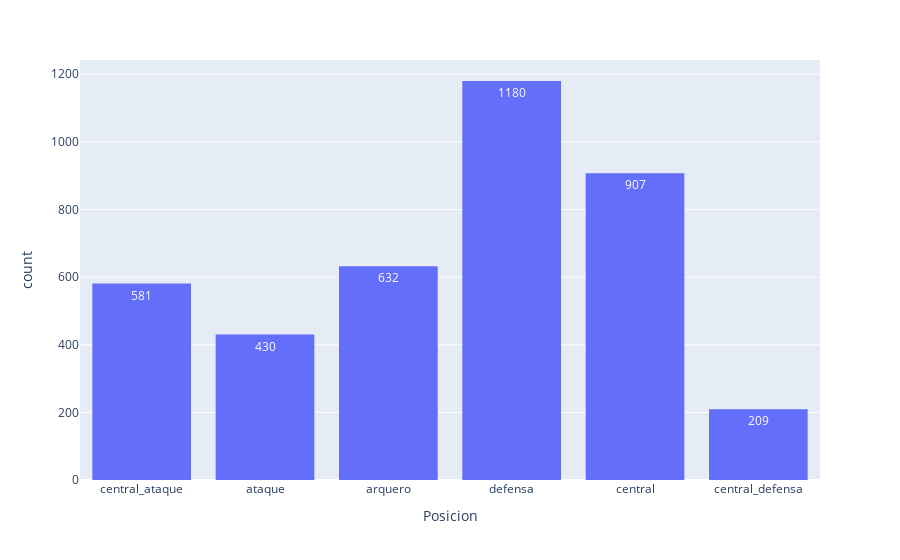

Source (notebook cell):
### Code cell
px.histogram(df_players, 'Posicion', text_auto = True)

### Figure 1 — Plotly figure (JSON) as saved in the notebook; plotly's stock layout.template omitted (floating-point values rounded to 4 significant figures; data arrays with more than 128 entries replaced by an {"elided": "..."} marker saying what was removed)
{"data": [{"alignmentgroup": "True", "bingroup": "x", "hovertemplate": "Posicion=%{x}<br>count=%{y}<extra></extra>", "legendgroup": "", "marker": {"color": "#636efa", "pattern": {"shape": ""}}, "name": "", "offsetgroup": "", "orientation": "v", "showlegend": false, "texttemplate": "%{value}", "type": "histogram", "x": {"elided": "3939 str values"}, "xaxis": "x", "yaxis": "y"}], "layout": {"autosize": true, "barmode": "relative", "legend": {"tracegroupgap": 0}, "margin": {"t": 60}, "xaxis": {"anchor": "y", "autorange": true, "domain": [0, 1], "range": [-0.5, 5.5], "title": {"text": "Posicion"}, "type": "category"}, "yaxis": {"anchor": "x", "autorange": true, "domain": [0, 1], "range": [0, 1242.0], "title": {"text": "count"}}}}
